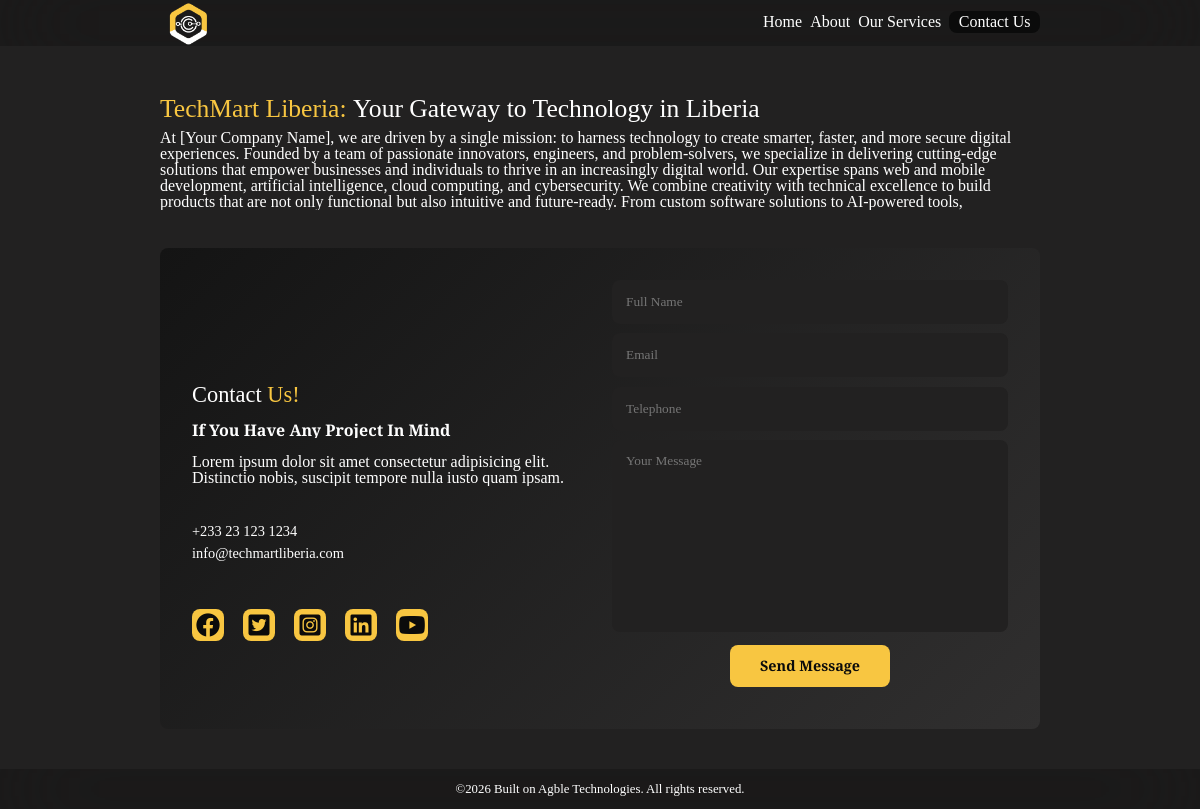
/contact/, run on an earlier commit of the app's database.
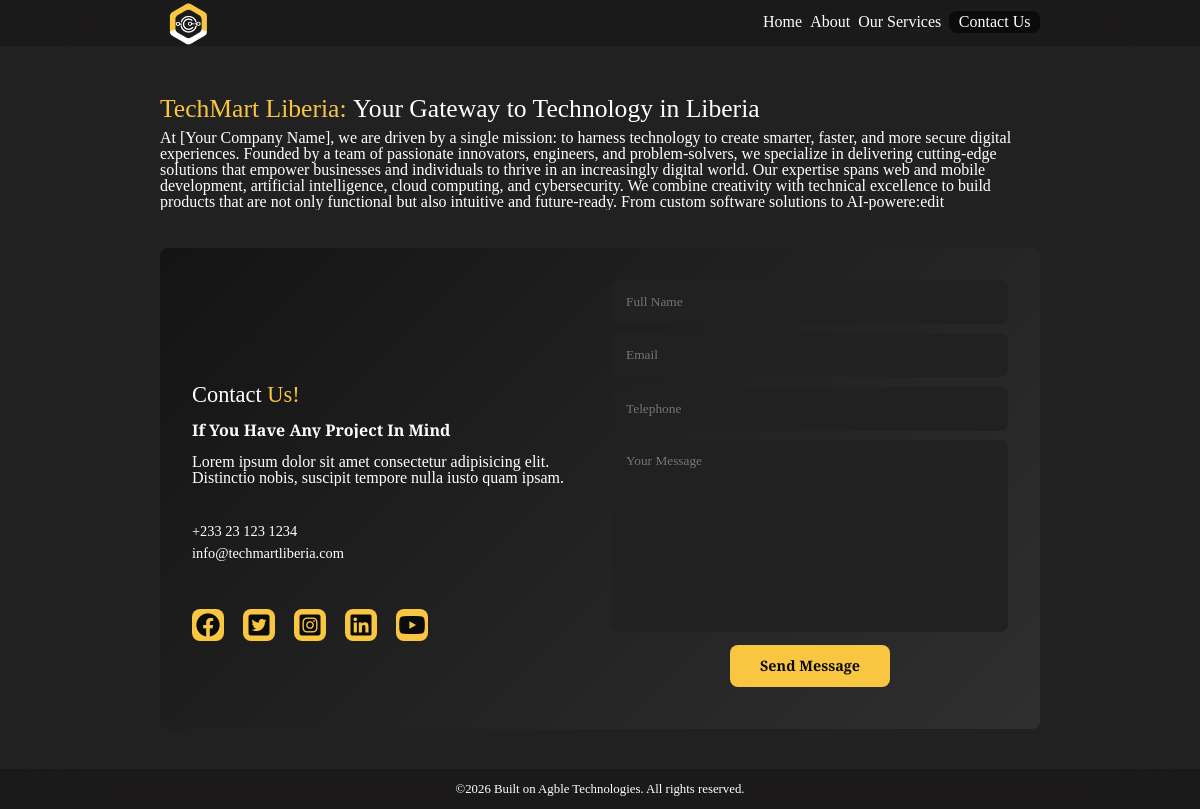
And on a later commit of the database.
### main/models.py (models this page shows, shortened)
class About_Us_Hero(models.Model):
    about_hero_text_title = models.CharField(max_length=110)
    about_hero_text_body = models.TextField(max_length=650)
    about_hero_image = models.ImageField(upload_to=image_upload_path)
    mandatory_field = models.CharField(max_length=20, blank=True)

### main/views.py (the view)
# urls.py: path('contact/', views.contact, name='contact'),
def contact(request):
    return render(request, 'main/contact.html', {
        'about_hero': About_Us_Hero.objects.all()
    })

### main/templates/main/contact.html (shortened to what this page needs)
{% extends "main/layout.html" %}
{% block content %}
{% if about_hero %}
<div class="contact_text">
    <h1>
        <span>TechMart Liberia: </span> Your Gateway to Technology in Liberia
    </h1>
    {% for about in about_hero %}
    <p>
        {{ about.about_hero_text_body}}
    </p>
    {% endfor %}
</div>
{% endif %}
<contact>
    <section class="contact">
        <div class="contact_text">
            <h2>Contact<span> Us!</span></h2>
            <h4>If You Have Any Project In Mind</h4>
            <p>
                Lorem ipsum dolor sit amet consectetur adipisicing elit. Distinctio nobis, suscipit tempore nulla iusto
                quam ipsam.
            </p>
            <div class="list">
                <li><a href="tel:+2331231231234">+233 23 123 1234</a></li>
                <li><a href="mailto:info@techmartliberia.com">info@techmartliberia.com</a></li>
            </div>
            <div class="contact_icons">
                <a href="#"><i class="fa-brands fa-facebook"></i></a>
                <a href="#"><i class="fa-brands fa-square-twitter"></i></a>
                <a href="#"><i class="fa-brands fa-square-instagram"></i></a>
                <a href="#"><i class="fa-brands fa-linkedin"></i></a>
                <a href="#"><i class="fa-brands fa-youtube"></i></a>
            </div>
        </div>
        <div class="contact-form">
            <form action="{% url 'main:contact_us' %}" method="post">
                <input type="text" name="name" placeholder="Full Name" required>
                <input type="email" name="email" placeholder="Email" required>
                <input type="tel" name="tel" placeholder="Telephone" required>
                <textarea name="message" cols="35" rows="10" placeholder="Your Message" required></textarea>
                <center>
                    <input type="submit" id="submit" value="Send Message" class="submit" disabled>
                </center>
            </form>
        </div>
    </section>
</contact>
{% endblock %}

What changed in the data, as far as the page shows it:
changed About_Us_Hero: about_hero_text_body "…custom software solutions to AI-powered tools," → "…custom software solutions to AI-powere:edit"
